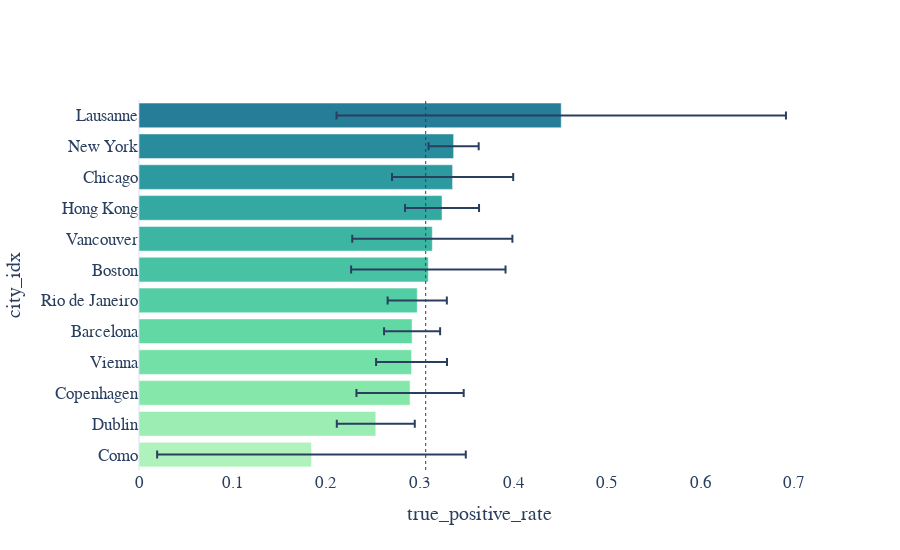

The notebook cell this image was saved under:
### Code cell
fig.show()
#fig.write_image("output/tmp/metrics/recsys_fairnes_{}.eps".format(input_features))

### Figure 1 — Plotly figure (JSON) as saved in the notebook; plotly's stock layout.template omitted (floating-point values rounded to 4 significant figures)
{"data": [{"error_x": {"array": [0.1648, 0.04165, 0.05728, 0.03788, 0.02994, 0.03162, 0.08247, 0.08553, 0.03951, 0.06471, 0.02676, 0.24], "type": "data"}, "marker": {"color": [0, 1, 2, 3, 4, 5, 6, 7, 8, 9, 10, 11], "colorscale": [[0, "rgb(176, 242, 188)"], [0.1667, "rgb(137, 232, 172)"], [0.3333, "rgb(103, 219, 165)"], [0.5, "rgb(76, 200, 163)"], [0.6667, "rgb(56, 178, 163)"], [0.8333, "rgb(44, 152, 160)"], [1, "rgb(37, 125, 152)"]]}, "orientation": "h", "type": "bar", "x": [0.1842, 0.2529, 0.2895, 0.2911, 0.2917, 0.2972, 0.309, 0.3133, 0.3237, 0.3349, 0.3361, 0.451], "y": ["Como", "Dublin", "Copenhagen", "Vienna", "Barcelona", "Rio de Janeiro", "Boston", "Vancouver", "Hong Kong", "Chicago", "New York", "Lausanne"]}], "layout": {"font": {"family": "Courier New, monospace", "size": 17}, "height": 550, "legend": {"orientation": "h", "y": -0.2}, "shapes": [{"line": {"dash": "dot", "width": 1}, "type": "line", "x0": 0.3062, "x1": 0.3062, "xref": "x", "y0": 0, "y1": 1, "yref": "paper"}], "title": {"text": ""}, "xaxis": {"showgrid": false, "title": {"text": "true_positive_rate"}}, "yaxis": {"showgrid": false, "title": {"text": "city_idx"}}}}
